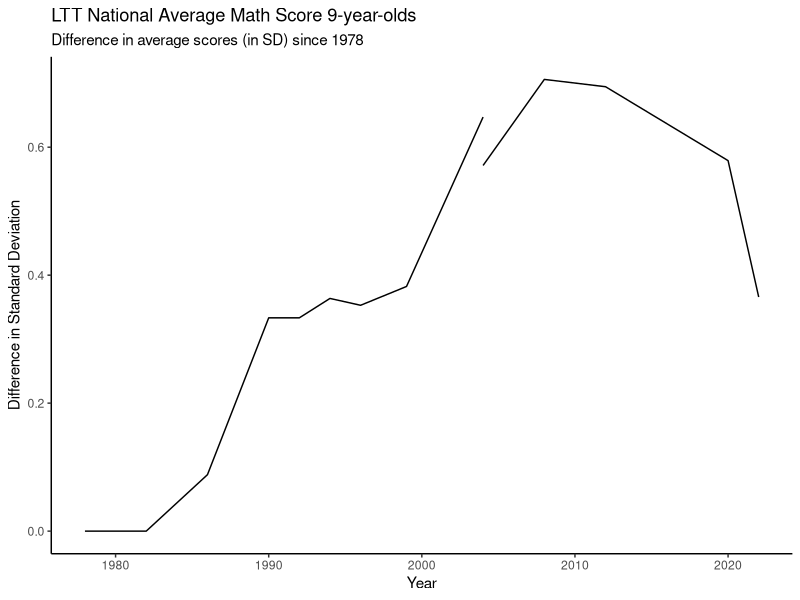
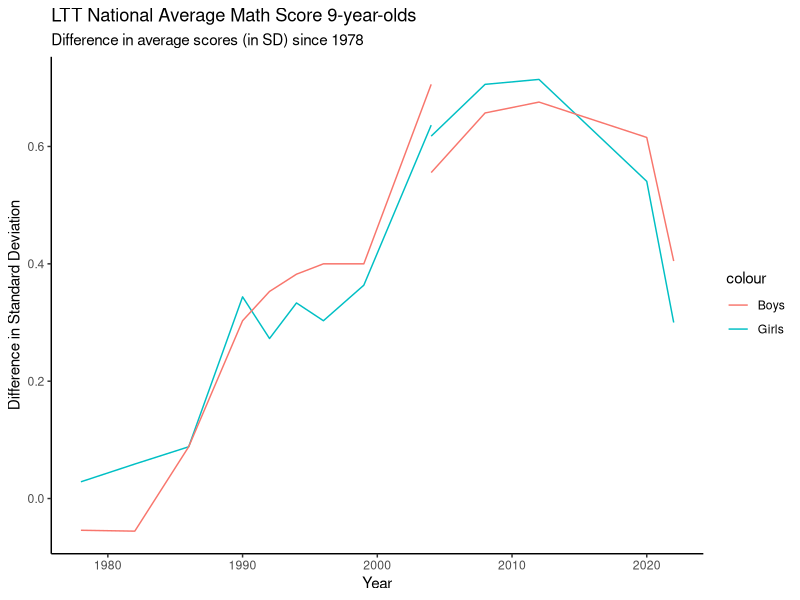
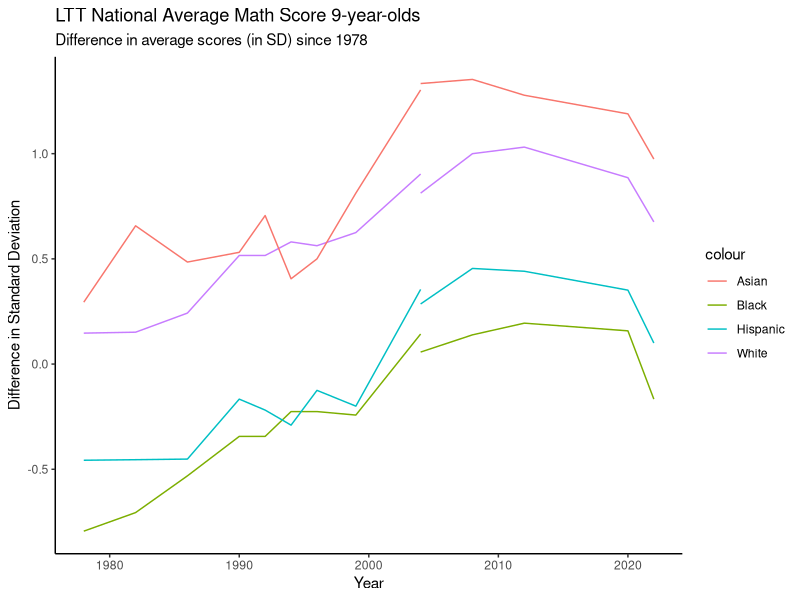
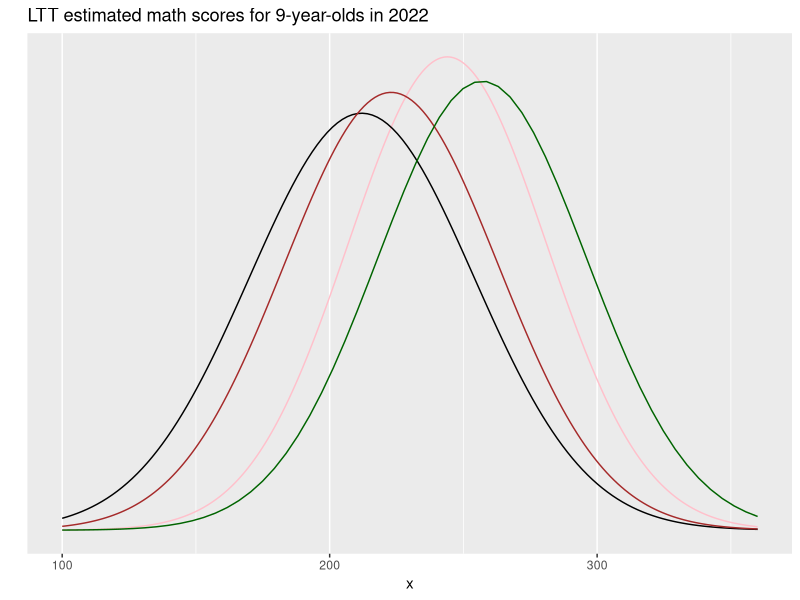

These charts were generated, in order, by the following R code:
## LTT Math Age 9

## LOAD PACKAGES

library(tidyverse)
library(readxl) 

## Read Excel file
dat <- read_excel("LTT_Math9__1978_2022.xlsx")

## Clean dataset
#as tibble
dat <- as_tibble(dat)

# make Format a factor
dat <- dat %>%
  mutate(Format = factor(Format, levels=c("NotOriginal", "OriginalFormat"), labels=c("Not Original Format", "Original Format")))

# Add columns calculating difference in math scores since 1978
# Long-term Trend national average scores in 1978:
# Average Math LTT in 1978 Age 9: 219
# SD of math9 scores in 1978: 36

dat <- dat %>%
  mutate(Diff78_9M = as.integer(Math9 - 219))

# Add column calculating difference in SD since 1978
dat <- dat %>%
  mutate(Diff78sd_9M = Diff78_9M/SD9)

## Create plot 
# Create plot for 9-year-olds similar to page 94 in Measuring Up
LTTmath9.plot <- ggplot(dat) +
  geom_line(aes(Year, Diff78sd_9M, group = Format)) +
  theme_classic() +
  labs(x = "Year",
       y = "Difference in Standard Deviation") +
  labs(title = "LTT National Average Math Score 9-year-olds", 
       subtitle = "Difference in average scores (in SD) since 1978") +
  scale_x_continuous(limits = c(1978, 2022))
LTTmath9.plot         

## Create plot by gender
dat <- dat %>%
  mutate(Diff78_math_female = FemaleAvg - 219) %>%
  mutate(Diff78_math_male = MaleAvg - 219) %>%
  mutate(Diff78sd_math_female = Diff78_math_female/FemaleSD) %>%
  mutate(Diff78sd_math_male = Diff78_math_male/MaleSD)

LTTmath9_gender.plot <- ggplot(dat) +
  geom_line(aes(Year, Diff78sd_math_female, group = Format, color = "Girls")) +
  geom_line(aes(Year, Diff78sd_math_male, group = Format, color = "Boys")) +
  theme_classic() +
  labs(x = "Year",
       y = "Difference in Standard Deviation") +
  labs(title = "LTT National Average Math Score 9-year-olds", 
       subtitle = "Difference in average scores (in SD) since 1978") +
  scale_x_continuous(limits = c(1978, 2022))
LTTmath9_gender.plot   

## Create plot by race
dat <- dat %>%
  mutate(Diff78_math_white = WhiteAvg - 219) %>%
  mutate(Diff78_math_black = BlackAvg - 219) %>%
  mutate(Diff78_math_hispanic = HispanicAvg - 219) %>%
  mutate(Diff78_math_asian = AsianAvg - 219) %>%
  mutate(Diff78sd_math_white = Diff78_math_white/WhiteSD) %>%
  mutate(Diff78sd_math_black = Diff78_math_black/BlackSD) %>%
  mutate(Diff78sd_math_hispanic = Diff78_math_hispanic/HispanicSD) %>%
  mutate(Diff78sd_math_asian = Diff78_math_asian/AsianSD) 

LTTmath9_race.plot <- ggplot(dat) +
  geom_line(aes(Year, Diff78sd_math_white, group = Format, color = "White")) +
  geom_line(aes(Year, Diff78sd_math_black, group = Format, color = "Black")) +
  geom_line(aes(Year, Diff78sd_math_hispanic, group = Format, color = "Hispanic")) +
  geom_line(aes(Year, Diff78sd_math_asian, group = Format, color = "Asian")) +
  theme_classic() +
  labs(x = "Year",
       y = "Difference in Standard Deviation") +
  labs(title = "LTT National Average Math Score 9-year-olds", 
       subtitle = "Difference in average scores (in SD) since 1978") +
  scale_x_continuous(limits = c(1978, 2022))
LTTmath9_race.plot    


## Normal Curves 2022 LTT Math
ggplot(data = data.frame(x = c(100, 360)), aes(x)) +
  stat_function(fun = dnorm, n = 590, args = list(mean = 244, sd = 37), color = "Pink") + 
  stat_function(fun = dnorm, n = 140, args = list(mean = 212, sd = 42), color = "Black") +
  stat_function(fun = dnorm, n = 190, args = list(mean = 223, sd = 40), color = "Brown") + 
  stat_function(fun = dnorm, n = 60, args = list(mean = 257, sd = 39), color = "Dark Green") +
  scale_y_continuous(breaks = NULL) +
  ylab("") +
  ggtitle("LTT estimated math scores for 9-year-olds in 2022")
